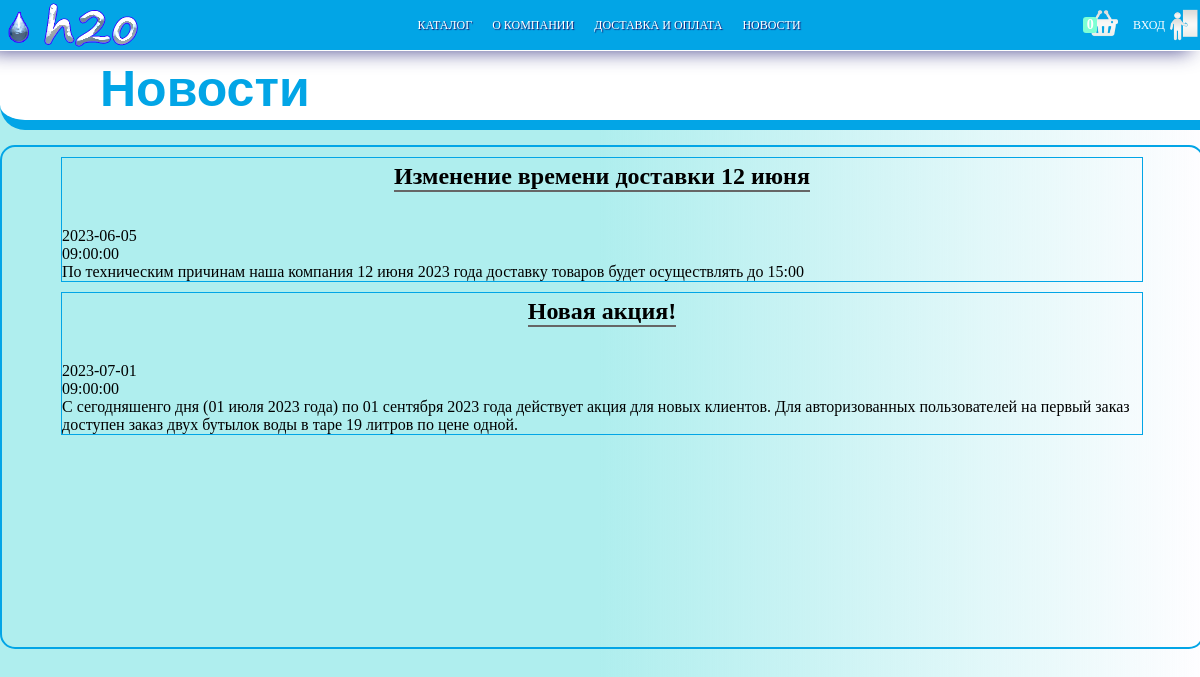
Page /news.php on the committed database.
### tables this page shows
CREATE TABLE `News` (
  `id_news` smallint NOT NULL,
  `news_header` varchar(255) NOT NULL,
  `news_text` text NOT NULL,
  `news_date` date NOT NULL,
  `news_time` time NOT NULL
);

### news.php (the view, shortened to what this page needs)
<?php
$host = "localhost";
$login = "root";
$passwordDB = "";
$nameDB = "Water_Delivery";
?>
<!DOCTYPE html>
<html lang="en">
<head>
	<link rel="stylesheet" href="style.css">
</head>
<body>
	<?php require "header.php"?>
	<div class="katalog_header">
		<h1 class="page_zagolovok">Новости</h1>
	</div>
	<div class ="news_body">
		<?php
		$connect = mysqli_connect($host,$login,$passwordDB,$nameDB);
		$query = "SELECT * FROM News";
		$result = mysqli_query($connect,$query);
		foreach ($result as $row){
			echo '<div class="block_news">';
				echo '<h2>'.$row['news_header'].'</h2>';
				echo '<div>'.$row['news_date'].'</div>';
				echo '<div>'.$row['news_time'].'</div>';
				echo '<span>'.$row['news_text'].'</span>';
			echo '</div>';
		}
		?>
	</div>
</body>
</html>

### style.css (style rules this page uses)
body { background: rgb(175,238,238); background: linear-gradient(90deg, rgba(175,238,238,1) 50%, rgba(102,0,255,0.006039915966386533) 100%); height: 100%; }
.page_zagolovok { position: absolute; left: 100px; top: 60px; width: max-content; margin: 0 auto; font-family: Helvetica; font-size: 50px; width: 800; }
.katalog_header { background: #fff; border-radius: 0px 0px 0px 25px; width: 100%; height: 120px; border-bottom: 10px solid #02A5E6; color: #02A5E6; }
.news_body { width: 1200px; min-height: 500px; margin-left: auto; margin-right: auto; margin-top: 15px; border: 2px solid #02A5E6; border-radius: 15px; }
.block_news { width: 90%; margin-left: auto; margin-right: auto; margin-top: 10px; border: 1px solid #02A5E6; }
.block_news h2 { margin-left: auto; margin-right: auto; width: max-content; position: relative; top: -15px; border-bottom: 2px solid #666 }

### news.php (style rules this page uses)
body { margin: 0 }

### rows in the picture
news: news_header "Изменение времени доставки 12 июня", news_date "2023-06-05", news_time "09:00:00", news_text "По техническим причинам наша компания 12 июня 2023 года доставку товаров будет осуществлять до 15:00"
news: news_header "Новая акция!", news_date "2023-07-01", news_time "09:00:00", news_text "С сегодняшенго дня (01 июля 2023 года) по 01 сентября 2023 года действует акция для новых клиентов. Для авторизованных пользователей на первый заказ доступен заказ двух бутылок воды в таре 19 литров по цене одной."

### other values in the picture
count($_SESSION['cart']) "0"
